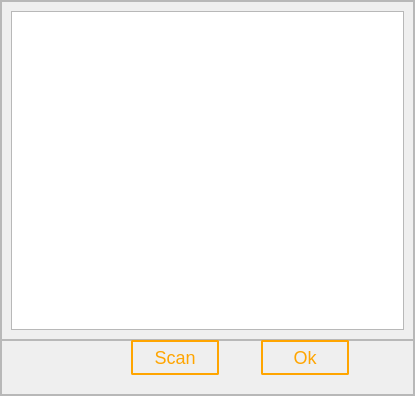
<?xml version="1.0" encoding="UTF-8"?>
<ui version="4.0">
 <class>Dialog</class>
 <widget class="QDialog" name="Dialog">
  <property name="geometry">
   <rect>
    <x>0</x>
    <y>0</y>
    <width>415</width>
    <height>396</height>
   </rect>
  </property>
  <property name="windowTitle">
   <string>Dialog</string>
  </property>
  <layout class="QHBoxLayout" name="horizontalLayout">
   <property name="spacing">
    <number>0</number>
   </property>
   <property name="leftMargin">
    <number>0</number>
   </property>
   <property name="topMargin">
    <number>0</number>
   </property>
   <property name="rightMargin">
    <number>0</number>
   </property>
   <property name="bottomMargin">
    <number>0</number>
   </property>
   <item>
    <widget class="QFrame" name="frame">
     <property name="styleSheet">
      <string notr="true">

QPushButton{
	border-radius: 2px;
color:orange;
background-position: center left;
font-size:18px;
border:2px solid orange;
}
QPushButton:hover{


	background-color:orange;
font-size :18px;

color:white;

}


QPushButton:pressed {
		background-color:orange;
font-size :17px;

color:white;

}</string>
     </property>
     <property name="frameShape">
      <enum>QFrame::StyledPanel</enum>
     </property>
     <property name="frameShadow">
      <enum>QFrame::Raised</enum>
     </property>
     <layout class="QVBoxLayout" name="verticalLayout">
      <property name="spacing">
       <number>0</number>
      </property>
      <property name="leftMargin">
       <number>0</number>
      </property>
      <property name="topMargin">
       <number>0</number>
      </property>
      <property name="rightMargin">
       <number>0</number>
      </property>
      <property name="bottomMargin">
       <number>0</number>
      </property>
      <item>
       <widget class="QFrame" name="frame_2">
        <property name="minimumSize">
         <size>
          <width>100</width>
          <height>35</height>
         </size>
        </property>
        <property name="frameShape">
         <enum>QFrame::StyledPanel</enum>
        </property>
        <property name="frameShadow">
         <enum>QFrame::Raised</enum>
        </property>
        <layout class="QVBoxLayout" name="verticalLayout_2">
         <item>
          <widget class="QListWidget" name="ip_list_view">
           <property name="styleSheet">
            <string notr="true">
 QListWidget { font: 14pt &quot;Verdana&quot;;}
QListWidget::item:selected { color: white;}


    QListWidget::item:selected { background-color: orange; }</string>
           </property>
          </widget>
         </item>
        </layout>
       </widget>
      </item>
      <item>
       <widget class="QFrame" name="frame_3">
        <property name="minimumSize">
         <size>
          <width>200</width>
          <height>55</height>
         </size>
        </property>
        <property name="maximumSize">
         <size>
          <width>16777215</width>
          <height>89</height>
         </size>
        </property>
        <property name="frameShape">
         <enum>QFrame::StyledPanel</enum>
        </property>
        <property name="frameShadow">
         <enum>QFrame::Raised</enum>
        </property>
        <widget class="QPushButton" name="ip_ok_btn">
         <property name="geometry">
          <rect>
           <x>260</x>
           <y>0</y>
           <width>88</width>
           <height>35</height>
          </rect>
         </property>
         <property name="minimumSize">
          <size>
           <width>0</width>
           <height>0</height>
          </size>
         </property>
         <property name="maximumSize">
          <size>
           <width>88</width>
           <height>35</height>
          </size>
         </property>
         <property name="text">
          <string>Ok</string>
         </property>
        </widget>
        <widget class="QPushButton" name="scan_ip_btn">
         <property name="geometry">
          <rect>
           <x>130</x>
           <y>0</y>
           <width>88</width>
           <height>35</height>
          </rect>
         </property>
         <property name="minimumSize">
          <size>
           <width>0</width>
           <height>0</height>
          </size>
         </property>
         <property name="maximumSize">
          <size>
           <width>88</width>
           <height>35</height>
          </size>
         </property>
         <property name="text">
          <string>Scan</string>
         </property>
        </widget>
       </widget>
      </item>
     </layout>
    </widget>
   </item>
  </layout>
 </widget>
 <resources/>
 <connections/>
</ui>
